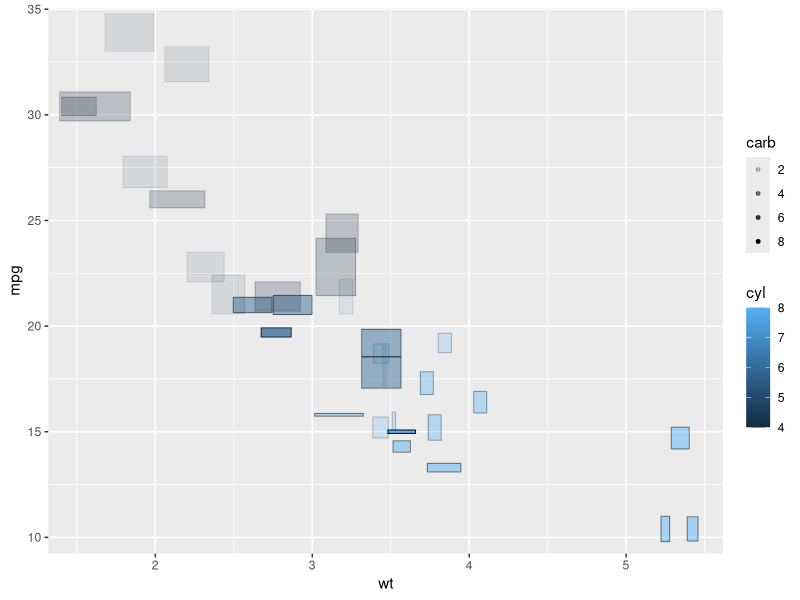

Here is the R script that generated this plot:
library(ggplot2)
library(grid)

scale_Values <- function(values, vFloor, vCeil) {
  vMin = min(values)
  vMax = max(values)
  vFloor + vCeil * (values - vMin) / (vMax - vMin)
}

myBoxesGrob <- function(x, y, width, height, fill, alpha) {
  scaledWidth <- scale_Values(width, 0.005, 0.1)
  scaledHeight <- scale_Values(height, 0.005, 0.1)
  gp = gpar(fill = fill, alpha = alpha)
  rectGrob(x, y, scaledWidth, scaledHeight, gp = gp)
}

boxes_DrawPanel <- function(data, panel_scales, coord, na.rm = FALSE) {
  coords <- coord$transform(data, panel_scales)
  print(head(coords))
  ggplot2:::ggname("geom_boxes", 
      myBoxesGrob(coords$x, coords$y, coords$width, coords$height, coords$fill, coords$alpha))
}

geom_boxes <- function(mapping = NULL, data = NULL, stat = "identity", 
                        position = "identity", na.rm = FALSE, show.legend = NA, 
                        inherit.aes = TRUE, ...) {
  layer(
    data = data, 
    mapping = mapping, 
    stat = stat, 
    geom = gBoxes, 
    position = position, 
    show.legend = show.legend, 
    inherit.aes = inherit.aes, 
    params = list(na.rm = na.rm, ...)
  )
}

gBoxes <- ggproto( "gBoxes", 
                    Geom, 
                    draw_panel = boxes_DrawPanel, 
                    non_missing_aes = c("x", "y", "width", "height"),
                    default_aes = aes(fill = "lightgreen", alpha = "0.5", size = 1),
                    icon = function(.) {}, 
                    desc_params = list(), 
                    seealso = list(), 
                    examples = function(.) {})

dc <- mtcars[,c("wt", "mpg", "drat", "qsec", "carb", "cyl")]

ggplot(dc, aes(x=wt, y=mpg, width=drat, height=qsec)) +
  geom_boxes(aes(alpha = carb, fill = cyl))
